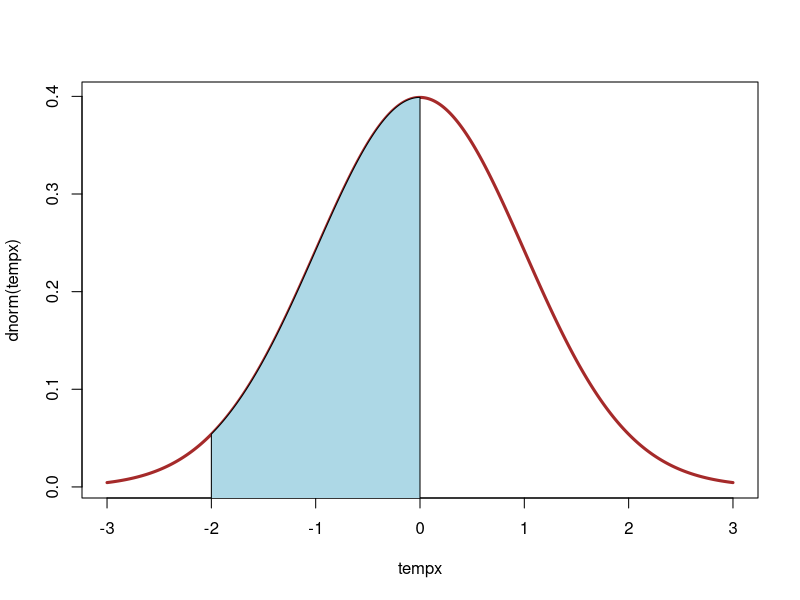

Generate this figure with R:
shade.norm <- function(x1, x2, mean=0, sd=1) {
     cord.x <- c(x1, seq(x1, x2, 0.01), x2)
     cord.y <- c(-0.012, dnorm(seq(x1, x2, 0.01), mean = mean, sd = sd), -0.012)
     polygon(cord.x, cord.y, col="lightblue")
     }

tempx = seq(-3, 3, 0.01)
plot(tempx, dnorm(tempx), type="l", lwd=3, col="brown")
shade.norm(-2, 0)
